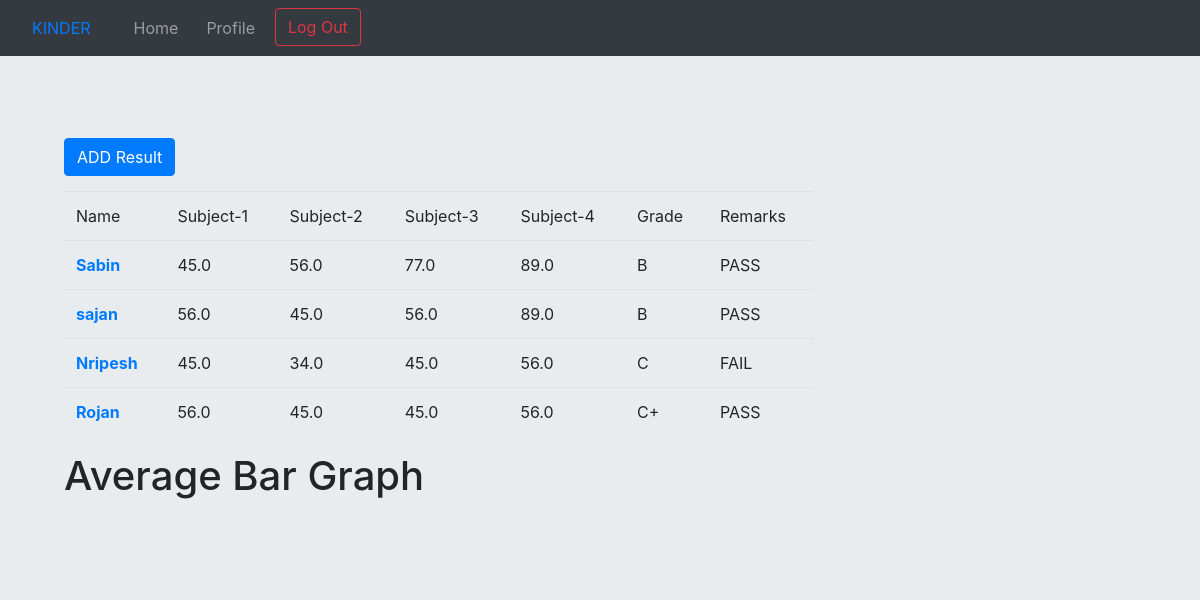
/home/result/ (signed in), run on the app's committed database.
### second/models.py (models this page shows, shortened)
class Result(models.Model):
    name = models.ForeignKey(SID, on_delete=models.CASCADE)
    subject1 = models.DecimalField(max_digits=4, decimal_places=1)
    subject2 = models.DecimalField(max_digits=4, decimal_places=1)
    subject3 = models.DecimalField(max_digits=4, decimal_places=1)
    subject4 = models.DecimalField(max_digits=4, decimal_places=1)
    term = models.CharField(max_length=30)

class SID(models.Model):
    full_name = models.CharField(max_length=30)
    roll = models.IntegerField()
    childid = models.IntegerField()
    teacher = models.ForeignKey(User, on_delete=models.CASCADE)
    def __str__(self):
        return self.full_name

### second/views.py (the view)
# urls.py: path('result/', views.result, name='result'),
@login_required
def result(request):
    context = {
        'results': Result.objects.all()
    }
    return render(request, 'result.html', context)

### second/templates/result.html (shortened to what this page needs)
<!DOCTYPE html>
{% extends "base1.html" %}
{% block base2 %}
<html lang="en">
{% load static %}
<head>
</head>
<body class="jumbotron">
<div class="jumbotron">
    <table class="table table-hover" id="myTable" style="width: 70%">
        <thead class="thead thead-dark">
        {% if user.user_teachers != "" %}
            <a class="btn btn-primary" href="{% url 'addresult' %}" style="margin-left: 0px; margin-top: 10px; margin-bottom: 15px;">ADD Result</a>
        {% endif %}
            <tr>
                <td>Name</td>
                <td>Subject-1</td>
                <td>Subject-2</td>
                <td>Subject-3</td>
                <td>Subject-4</td>
                <td>Grade</td>
                <td>Remarks</td>
            </tr>
        </thead>
        {% for result in results %}
        {% if user.user_teachers != "" %}
        {% if user == result.name.teacher %}
        <tr>
            {% if user.user_teachers != "" %}
            <td><b><a href="{% url 'result-detail' result.id %}">{{result.name}}</a></b></td>
            {% else %}
            <td>{{result.name}}</td>
            {% endif %}
            <td>{{result.subject1}}</td>
            <td>{{result.subject2}}</td>
            <td>{{result.subject3}}</td>
            <td>{{result.subject4}}</td>
            <td>{{result.grade}}</td>
            <td>{{result.remarks}}</td>
        </tr>
        {% endif %}
        {% endif %}
        {% endfor %}
    </table>
    <h1>Average Bar Graph</h1>
</div>
</body>
</html>
{% endblock %}

### data on the page
Result: name "Sabin", subject1 "45.0", subject2 "56.0", subject3 "77.0", subject4 "89.0"
Result: name "sajan", subject1 "56.0", subject2 "45.0", subject3 "56.0", subject4 "89.0"
Result: name "Nripesh", subject1 "45.0", subject2 "34.0", subject3 "45.0", subject4 "56.0"
Result: name "Rojan", subject1 "56.0", subject2 "45.0", subject3 "45.0", subject4 "56.0"
